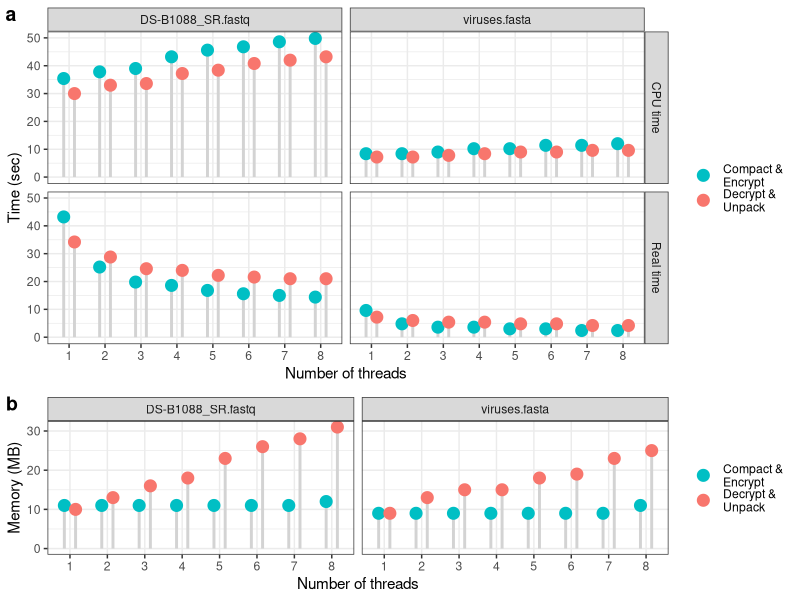

R code for this plot:
library(ggplot2)
library(ggpubr)

# Set theme
theme_set(theme_bw())

# Set output file
file_out <- "cryfa_thread.png"

# Data
# Data for time
time_data <- rbind(
  c("viruses.fasta", 1, 0.16, "Real time", "enc"),
  c("viruses.fasta", 1, 0.12, "Real time", "dec"),
  c("viruses.fasta", 2, 0.08, "Real time", "enc"),
  c("viruses.fasta", 2, 0.10, "Real time", "dec"),
  c("viruses.fasta", 3, 0.06, "Real time", "enc"),
  c("viruses.fasta", 3, 0.09, "Real time", "dec"),
  c("viruses.fasta", 4, 0.06, "Real time", "enc"),
  c("viruses.fasta", 4, 0.09, "Real time", "dec"),
  c("viruses.fasta", 5, 0.05, "Real time", "enc"),
  c("viruses.fasta", 5, 0.08, "Real time", "dec"),
  c("viruses.fasta", 6, 0.05, "Real time", "enc"),
  c("viruses.fasta", 6, 0.08, "Real time", "dec"),
  c("viruses.fasta", 7, 0.04, "Real time", "enc"),
  c("viruses.fasta", 7, 0.07, "Real time", "dec"),
  c("viruses.fasta", 8, 0.04, "Real time", "enc"),
  c("viruses.fasta", 8, 0.07, "Real time", "dec"),
  #
  c("viruses.fasta", 1, 0.14, "CPU time", "enc"),
  c("viruses.fasta", 1, 0.12, "CPU time", "dec"),
  c("viruses.fasta", 2, 0.14, "CPU time", "enc"),
  c("viruses.fasta", 2, 0.12, "CPU time", "dec"),
  c("viruses.fasta", 3, 0.15, "CPU time", "enc"),
  c("viruses.fasta", 3, 0.13, "CPU time", "dec"),
  c("viruses.fasta", 4, 0.17, "CPU time", "enc"),
  c("viruses.fasta", 4, 0.14, "CPU time", "dec"),
  c("viruses.fasta", 5, 0.17, "CPU time", "enc"),
  c("viruses.fasta", 5, 0.15, "CPU time", "dec"),
  c("viruses.fasta", 6, 0.19, "CPU time", "enc"),
  c("viruses.fasta", 6, 0.15, "CPU time", "dec"),
  c("viruses.fasta", 7, 0.19, "CPU time", "enc"),
  c("viruses.fasta", 7, 0.16, "CPU time", "dec"),
  c("viruses.fasta", 8, 0.20, "CPU time", "enc"),
  c("viruses.fasta", 8, 0.16, "CPU time", "dec"),
  #
  c("DS-B1088_SR.fastq", 1, 0.72, "Real time", "enc"),
  c("DS-B1088_SR.fastq", 1, 0.57, "Real time", "dec"),
  c("DS-B1088_SR.fastq", 2, 0.42, "Real time", "enc"),
  c("DS-B1088_SR.fastq", 2, 0.48, "Real time", "dec"),
  c("DS-B1088_SR.fastq", 3, 0.33, "Real time", "enc"),
  c("DS-B1088_SR.fastq", 3, 0.41, "Real time", "dec"),
  c("DS-B1088_SR.fastq", 4, 0.31, "Real time", "enc"),
  c("DS-B1088_SR.fastq", 4, 0.40, "Real time", "dec"),
  c("DS-B1088_SR.fastq", 5, 0.28, "Real time", "enc"),
  c("DS-B1088_SR.fastq", 5, 0.37, "Real time", "dec"),
  c("DS-B1088_SR.fastq", 6, 0.26, "Real time", "enc"),
  c("DS-B1088_SR.fastq", 6, 0.36, "Real time", "dec"),
  c("DS-B1088_SR.fastq", 7, 0.25, "Real time", "enc"),
  c("DS-B1088_SR.fastq", 7, 0.35, "Real time", "dec"),
  c("DS-B1088_SR.fastq", 8, 0.24, "Real time", "enc"),
  c("DS-B1088_SR.fastq", 8, 0.35, "Real time", "dec"),
  #
  c("DS-B1088_SR.fastq", 1, 0.59, "CPU time", "enc"),
  c("DS-B1088_SR.fastq", 1, 0.50, "CPU time", "dec"),
  c("DS-B1088_SR.fastq", 2, 0.63, "CPU time", "enc"),
  c("DS-B1088_SR.fastq", 2, 0.55, "CPU time", "dec"),
  c("DS-B1088_SR.fastq", 3, 0.65, "CPU time", "enc"),
  c("DS-B1088_SR.fastq", 3, 0.56, "CPU time", "dec"),
  c("DS-B1088_SR.fastq", 4, 0.72, "CPU time", "enc"),
  c("DS-B1088_SR.fastq", 4, 0.62, "CPU time", "dec"),
  c("DS-B1088_SR.fastq", 5, 0.76, "CPU time", "enc"),
  c("DS-B1088_SR.fastq", 5, 0.64, "CPU time", "dec"),
  c("DS-B1088_SR.fastq", 6, 0.78, "CPU time", "enc"),
  c("DS-B1088_SR.fastq", 6, 0.68, "CPU time", "dec"),
  c("DS-B1088_SR.fastq", 7, 0.81, "CPU time", "enc"),
  c("DS-B1088_SR.fastq", 7, 0.70, "CPU time", "dec"),
  c("DS-B1088_SR.fastq", 8, 0.83, "CPU time", "enc"),
  c("DS-B1088_SR.fastq", 8, 0.72, "CPU time", "dec")
)

df_time <- data.frame(
  dataset = time_data[, 1],
  thread = as.numeric(time_data[, 2]),
  time = as.numeric(time_data[, 3]),
  type = time_data[, 4],
  state = time_data[, 5]
)
df_time$thread <- factor(df_time$thread, levels = c(1:8))

# Data for memory
memory_data <- rbind(
  c("viruses.fasta", 1, 9, "Memory", "enc"),
  c("viruses.fasta", 1, 9, "Memory", "dec"),
  c("viruses.fasta", 2, 9, "Memory", "enc"),
  c("viruses.fasta", 2, 13, "Memory", "dec"),
  c("viruses.fasta", 3, 9, "Memory", "enc"),
  c("viruses.fasta", 3, 15, "Memory", "dec"),
  c("viruses.fasta", 4, 9, "Memory", "enc"),
  c("viruses.fasta", 4, 15, "Memory", "dec"),
  c("viruses.fasta", 5, 9, "Memory", "enc"),
  c("viruses.fasta", 5, 18, "Memory", "dec"),
  c("viruses.fasta", 6, 9, "Memory", "enc"),
  c("viruses.fasta", 6, 19, "Memory", "dec"),
  c("viruses.fasta", 7, 9, "Memory", "enc"),
  c("viruses.fasta", 7, 23, "Memory", "dec"),
  c("viruses.fasta", 8, 11, "Memory", "enc"),
  c("viruses.fasta", 8, 25, "Memory", "dec"),
  #
  c("DS-B1088_SR.fastq", 1, 11, "Memory", "enc"),
  c("DS-B1088_SR.fastq", 1, 10, "Memory", "dec"),
  c("DS-B1088_SR.fastq", 2, 11, "Memory", "enc"),
  c("DS-B1088_SR.fastq", 2, 13, "Memory", "dec"),
  c("DS-B1088_SR.fastq", 3, 11, "Memory", "enc"),
  c("DS-B1088_SR.fastq", 3, 16, "Memory", "dec"),
  c("DS-B1088_SR.fastq", 4, 11, "Memory", "enc"),
  c("DS-B1088_SR.fastq", 4, 18, "Memory", "dec"),
  c("DS-B1088_SR.fastq", 5, 11, "Memory", "enc"),
  c("DS-B1088_SR.fastq", 5, 23, "Memory", "dec"),
  c("DS-B1088_SR.fastq", 6, 11, "Memory", "enc"),
  c("DS-B1088_SR.fastq", 6, 26, "Memory", "dec"),
  c("DS-B1088_SR.fastq", 7, 11, "Memory", "enc"),
  c("DS-B1088_SR.fastq", 7, 28, "Memory", "dec"),
  c("DS-B1088_SR.fastq", 8, 12, "Memory", "enc"),
  c("DS-B1088_SR.fastq", 8, 31, "Memory", "dec")
)

df_memory <- data.frame(
  dataset = memory_data[, 1],
  thread = as.numeric(memory_data[, 2]),
  memory = as.numeric(memory_data[, 3]),
  type = memory_data[, 4],
  state = memory_data[, 5]
)
df_memory$thread <- factor(df_memory$thread, levels = c(1:8))

# Plot
a <- ggplot(df_time, aes(thread, time * 60)) +
  geom_linerange(
    aes(x = thread, ymin = 0, ymax = time * 60, group = state),
    color = "lightgray", linewidth = 1.0,
    position = position_dodge2(0.6, reverse = TRUE)
  ) +
  geom_point(
    aes(color = state),
    position = position_dodge2(0.6, reverse = TRUE),
    size = 3.75
  ) +
  facet_grid(type ~ dataset) +
  xlab("Number of threads") +
  ylab("Time (sec)") +
  scale_color_discrete(
    breaks = c("enc", "dec"),
    labels = c("Compact &\nEncrypt", "Decrypt &\nUnpack")
  ) +
  theme(legend.title = element_blank())

b <- ggplot(df_memory, aes(thread, memory)) +
  geom_linerange(
    aes(x = thread, ymin = 0, ymax = memory, group = state),
    color = "lightgray", linewidth = 1.0,
    position = position_dodge2(0.6, reverse = TRUE)
  ) +
  geom_point(
    aes(color = state),
    position = position_dodge2(0.6, reverse = TRUE),
    size = 3.75
  ) +
  facet_grid(~dataset) +
  xlab("Number of threads") +
  ylab("Memory (MB)") +
  scale_color_discrete(
    breaks = c("enc", "dec"),
    labels = c("Compact &\nEncrypt", "Decrypt &\nUnpack")
  ) +
  theme(legend.title = element_blank())

# Save plot
plot <- ggarrange(a, b, labels = c("a", "b"), nrow = 2, heights = c(1.85, 1))
ggsave(file_out, plot = plot)
